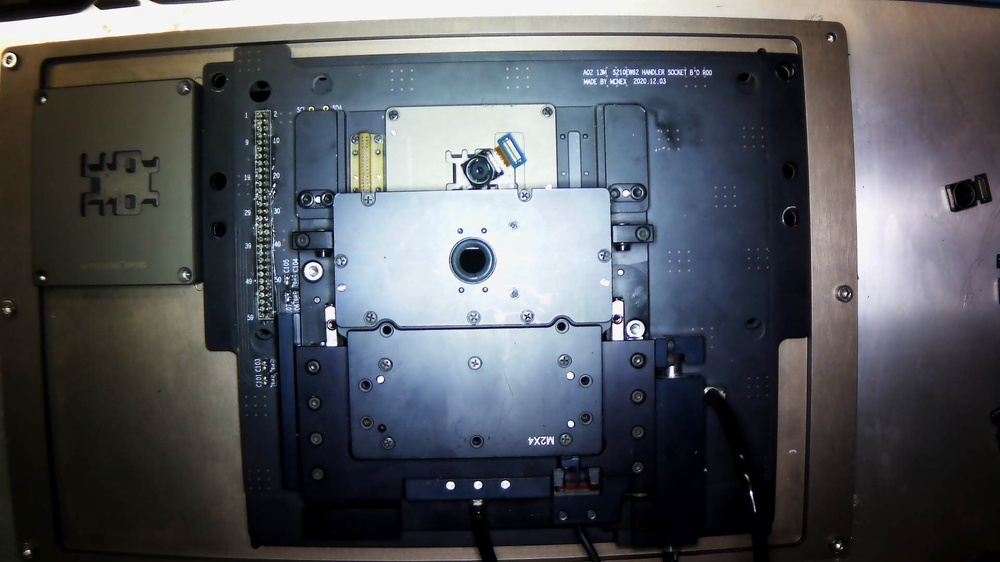
#> input picture train_data/wrong/2 (1).jpg, 1000 x 562 px, shrunk from 1920 x 1080 before the run
$ python train_data_load.py
#> lines starting #> are read from the running program, lines starting #| are printed output that depends on the picture
from types import new_class
import numpy as np
import matplotlib.pyplot as plt
import os
import cv2

directory = 'train_data'
classes = ['wrong', 'correct']

# print(os.path.abspath(os.getcwd())) #duong dan hien tai

for i in classes:
    path = os.path.join(directory, i) # path = F:\python\CODE_thu\directory\i
    for img in os.listdir(path): #liet ke anh trong duong dan path
        img_array = cv2.imread(os.path.join(path,img), cv2.IMREAD_GRAYSCALE)
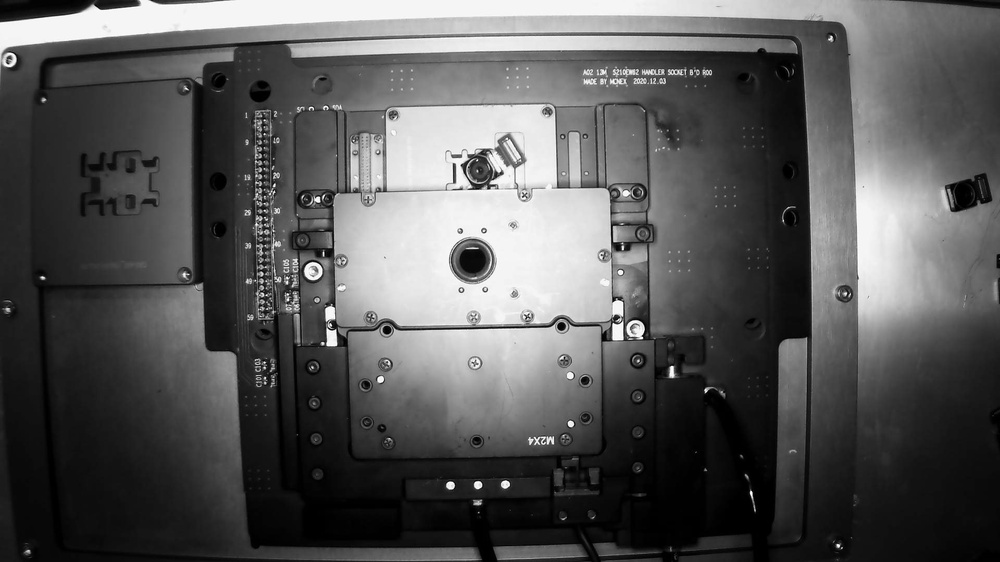
#> img_array: shape (562, 1000); min 0, max 255, mean 87.2
        plt.imshow(img_array, cmap='gray')
        plt.show()
        break
    break

height, weight = np.shape(img_array)
#> height = 562; weight = 1000
print(height, weight)
#| 562 1000

start_row,start_col= int((height/10)),int((weight/10)*4)
#> start_row = 56; start_col = 400
end_row,end_col= int((height/10)*4),int((weight/10)*6)
#> end_row = 224; end_col = 600
cropped=img_array[start_row:end_row,start_col:end_col]
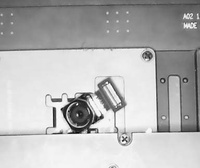
#> cropped: shape (168, 200); min 8, max 255, mean 182
h, w = np.shape(cropped)
#> h = 168; w = 200
print(h,w)
#| 168 200
plt.imshow(cropped, cmap='gray')
plt.show()

training_data = []
def create_training_data():
    for i in classes:
        path = os.path.join(directory,i)
        class_num = classes.index(i)
        for img in os.listdir(path):
            try:
                img_array = cv2.imread(os.path.join(path,img), cv2.IMREAD_GRAYSCALE)
                new_img = img_array[start_row:end_row,start_col:end_col]
                training_data.append([new_img, class_num])
                # plt.imshow(new_img, cmap='gray')
                # plt.show()
            except Exception as err:
                pass
#> pass 2 of the loop in create_training_data, `for i in classes:`:
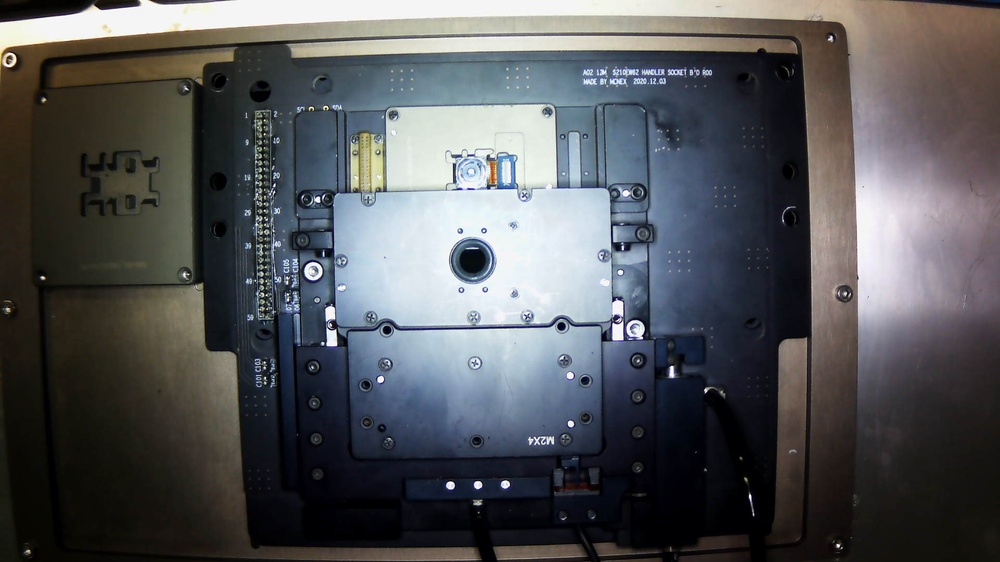
#> input picture train_data/correct/2 (1).jpg, 1000 x 562 px, shrunk from 1920 x 1080 before the run
#> in create_training_data, `img_array = cv2.imread(os.path.join(path,img), cv2.IMREAD_GRAYSCALE)`:
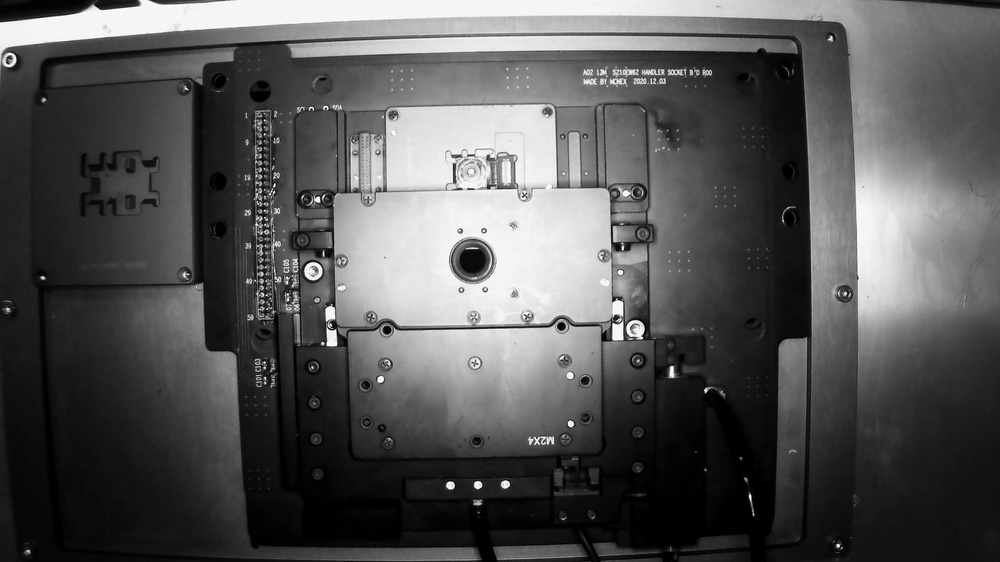
#> img_array: shape (562, 1000); min 0, max 255, mean 85.6
#> in create_training_data, `new_img = img_array[start_row:end_row,start_col:end_col]`:
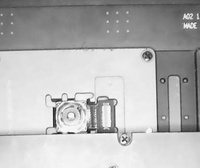
#> new_img: shape (168, 200); min 17, max 255, mean 182.8


create_training_data()
# print(training_data)
import random
random.shuffle(training_data) #tron anh len
# print(training_data)

#tao tap anh va nhan
X=[] #tap anh
y=[] #tap nhan

for img, label in training_data:
    X.append(img)
    y.append(label)
#> this loop made 2 passes
#> label on passes 1 to 2: 0, 1
#> after the loop, X = 2 items; y = [0, 1]

# print(np.shape(X[-1]))
# print(type(X))
X = np.array(X).reshape(-1,int((height/10)*3)*int((weight/10)*2))
y = np.array(y)
# print(type(X))
# print(type(y))


import pickle
#tao file de luu
pickle_out = open('X.pickel', 'wb')
pickle.dump(X, pickle_out)
pickle_out.close()

pickle_out = open('y.pickel', 'wb')
pickle.dump(y, pickle_out)
pickle_out.close()

#doc file
pickle_in = open('X.pickel', 'rb')
X_new = pickle.load(pickle_in)

pickle_in = open('y.pickel', 'rb')
y_new = pickle.load(pickle_in)

print(X_new.shape)
print(y_new.shape)
